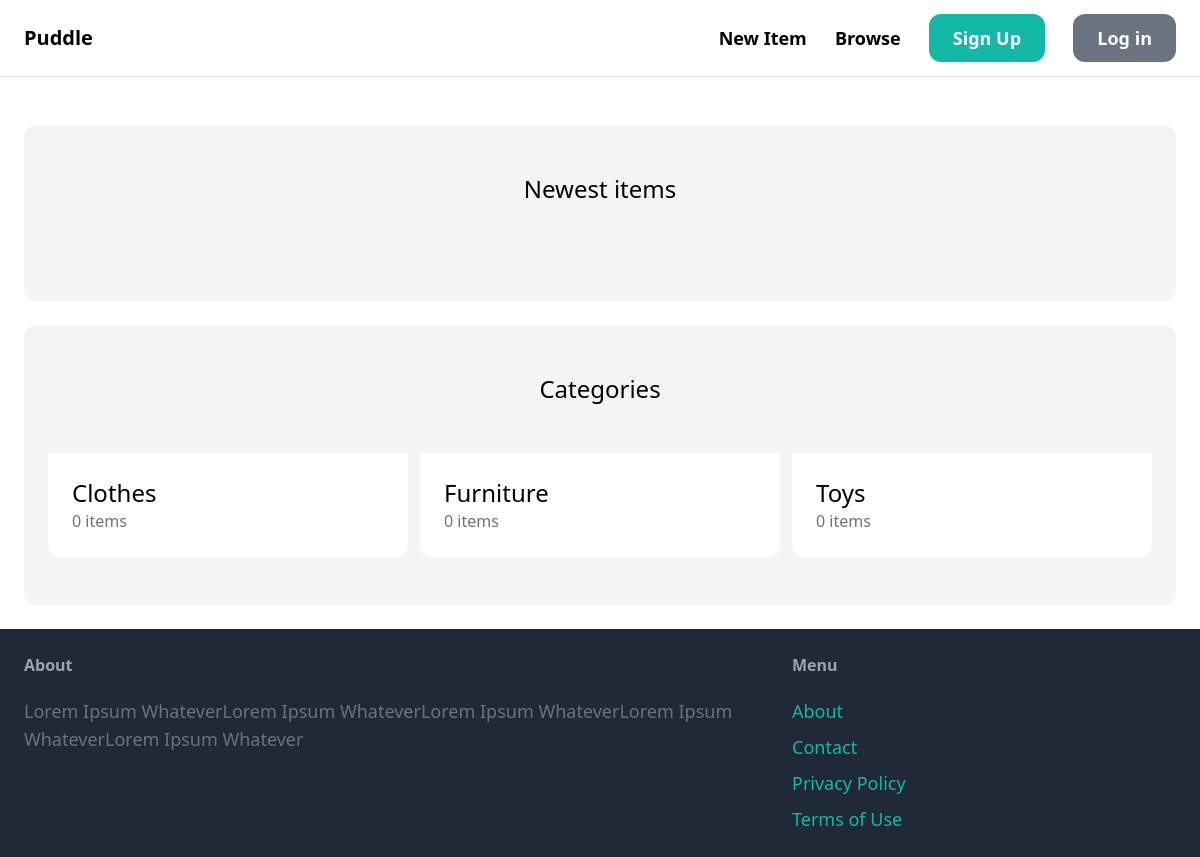
/, run on an earlier commit of the app's database.
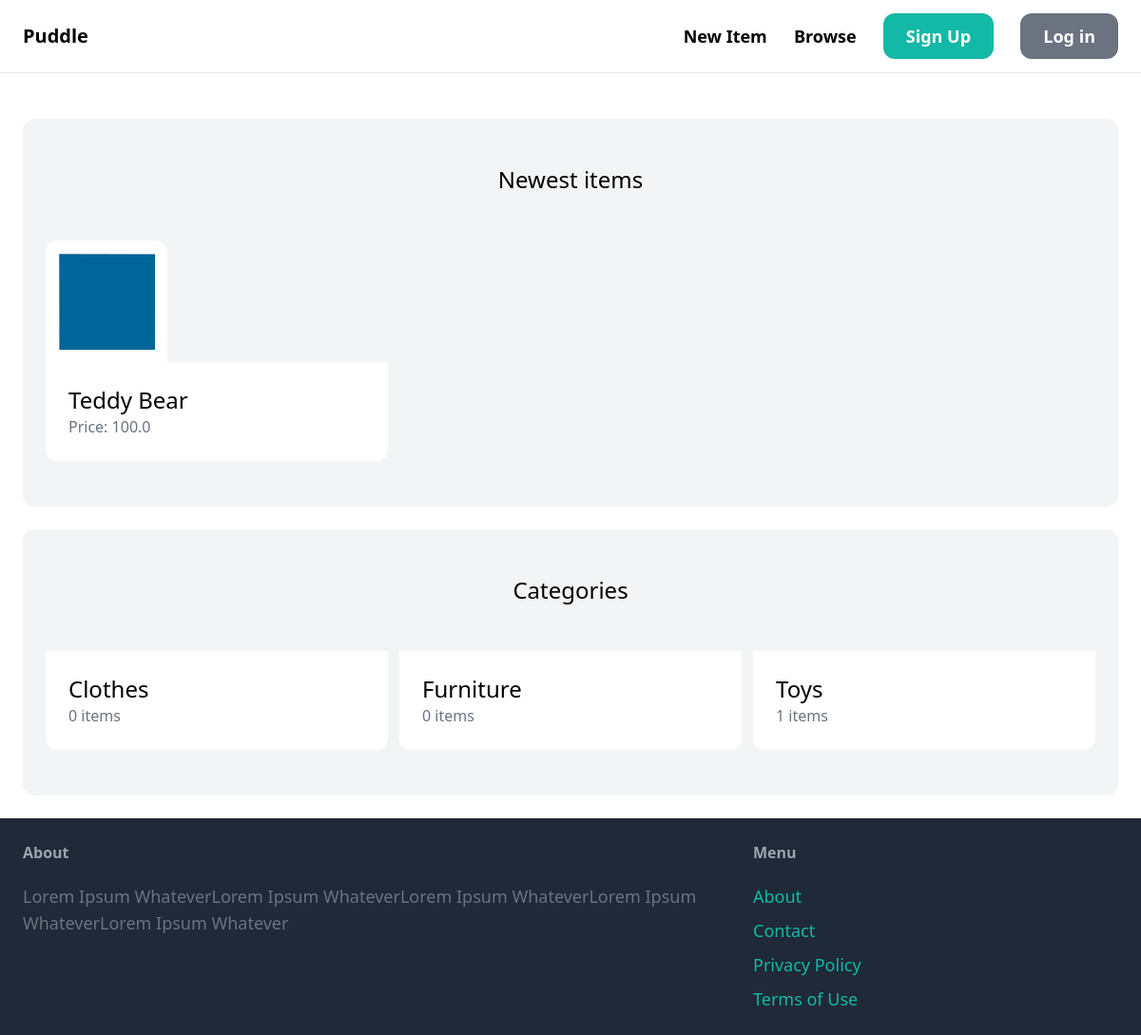
And on a later commit of the database.
### item/models.py (models this page shows, shortened)
class Category(models.Model):
    name = models.CharField(max_length=255)
    class Meta:
        ordering = ('name',)
        verbose_name_plural = 'Categories'

class Item(models.Model):
    category = models.ForeignKey(Category, related_name='items', on_delete=models.CASCADE)
    name = models.CharField(max_length=255)
    description = models.TextField(blank=True, null=True)
    price = models.FloatField()
    image = models.ImageField(upload_to='item_images', blank=True, null=True)
    is_sold = models.BooleanField(default=False)
    created_by = models.ForeignKey(User, related_name='items', on_delete=models.CASCADE)
    created_at = models.DateTimeField(auto_now_add=True)

### core/views.py (the view)
# urls.py: path('', index, name='index'),
def index(request):
    items = Item.objects.filter(is_sold=False)[0:6]
    categories = Category.objects.all()
    return render(request, 'core/index.html', {
        'categories': categories,
        'items': items,
    })

### core/templates/core/index.html (shortened to what this page needs)
{% extends 'core/base.html' %}
{% block content %}
<div class="mt-6 px-6 py-12 bg-gray-100 rounded-xl">
    <h2 class="mb-12 text-2xl text-center">Newest items</h2>
    <div class="grid grid-cols-3 gap-3">
        {% for item in items %}
        <div>
            <a href="{% url 'item:detail' item.id %}">
                <div>
                    <img src="{{ item.image.url }}" class="rounded-t-xl">
                </div>
                <div class="p-6 bg-white rounded-b-xl">
                    <h2 class="text-2xl">{{ item.name }}</h2>
                    <p class="text-gray-500">Price: {{ item.price }}</p>
                </div>
            </a>
        </div>
        {% endfor %}
    </div>
</div>
<div class="mt-6 px-6 py-12 bg-gray-100 rounded-xl">
    <h2 class="mb-12 text-2xl text-center">Categories</h2>
    <div class="grid grid-cols-3 gap-3">
        {% for category in categories %}
        <div>
            <a href="#">
                <div class="p-6 bg-white rounded-b-xl">
                    <h2 class="text-2xl">{{ category.name }}</h2>
                    <p class="text-gray-500">{{ category.items.count }} items</p>
                </div>
            </a>
        </div>
        {% endfor %}
    </div>
</div>
{% endblock %}

What changed in the data, as far as the page shows it:
added Item: image (picture), name "Teddy Bear", price "100.0"
computed for Category "Toys": items.count "0" → "1"
